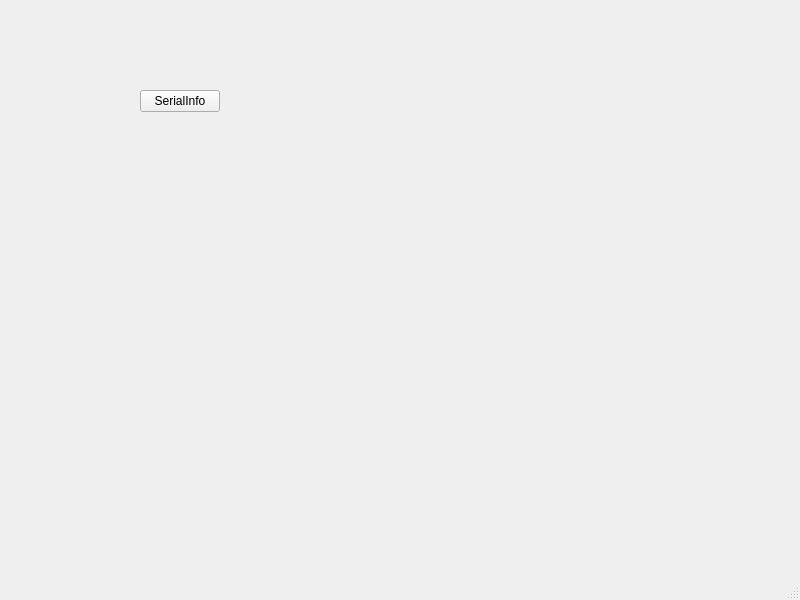
<?xml version="1.0" encoding="UTF-8"?>
<ui version="4.0">
 <class>MainWindow</class>
 <widget class="QMainWindow" name="MainWindow">
  <property name="geometry">
   <rect>
    <x>0</x>
    <y>0</y>
    <width>800</width>
    <height>600</height>
   </rect>
  </property>
  <property name="windowTitle">
   <string>MainWindow</string>
  </property>
  <widget class="QWidget" name="centralwidget">
   <widget class="QPushButton" name="SerialInfo">
    <property name="geometry">
     <rect>
      <x>140</x>
      <y>90</y>
      <width>80</width>
      <height>22</height>
     </rect>
    </property>
    <property name="text">
     <string>SerialInfo</string>
    </property>
   </widget>
  </widget>
  <widget class="QMenuBar" name="menubar">
   <property name="geometry">
    <rect>
     <x>0</x>
     <y>0</y>
     <width>800</width>
     <height>19</height>
    </rect>
   </property>
  </widget>
  <widget class="QStatusBar" name="statusbar"/>
 </widget>
 <resources/>
 <connections/>
</ui>
